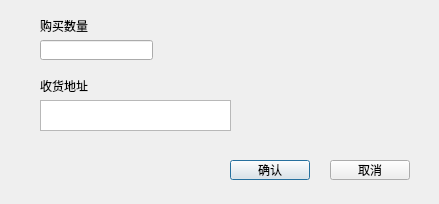
<?xml version="1.0" encoding="UTF-8"?>
<ui version="4.0">
 <class>Dialog</class>
 <widget class="QDialog" name="Dialog">
  <property name="geometry">
   <rect>
    <x>0</x>
    <y>0</y>
    <width>439</width>
    <height>204</height>
   </rect>
  </property>
  <property name="windowTitle">
   <string>Dialog</string>
  </property>
  <widget class="QLineEdit" name="buyamount">
   <property name="geometry">
    <rect>
     <x>40</x>
     <y>40</y>
     <width>113</width>
     <height>20</height>
    </rect>
   </property>
  </widget>
  <widget class="QLabel" name="label">
   <property name="geometry">
    <rect>
     <x>40</x>
     <y>20</y>
     <width>54</width>
     <height>12</height>
    </rect>
   </property>
   <property name="text">
    <string>购买数量</string>
   </property>
  </widget>
  <widget class="QTextEdit" name="address">
   <property name="geometry">
    <rect>
     <x>40</x>
     <y>100</y>
     <width>191</width>
     <height>31</height>
    </rect>
   </property>
  </widget>
  <widget class="QLabel" name="label_2">
   <property name="geometry">
    <rect>
     <x>40</x>
     <y>80</y>
     <width>54</width>
     <height>12</height>
    </rect>
   </property>
   <property name="text">
    <string>收货地址</string>
   </property>
  </widget>
  <widget class="QPushButton" name="ok">
   <property name="geometry">
    <rect>
     <x>230</x>
     <y>160</y>
     <width>80</width>
     <height>20</height>
    </rect>
   </property>
   <property name="text">
    <string>确认</string>
   </property>
  </widget>
  <widget class="QPushButton" name="cancel">
   <property name="geometry">
    <rect>
     <x>330</x>
     <y>160</y>
     <width>80</width>
     <height>20</height>
    </rect>
   </property>
   <property name="text">
    <string>取消</string>
   </property>
  </widget>
 </widget>
 <resources/>
 <connections/>
</ui>
